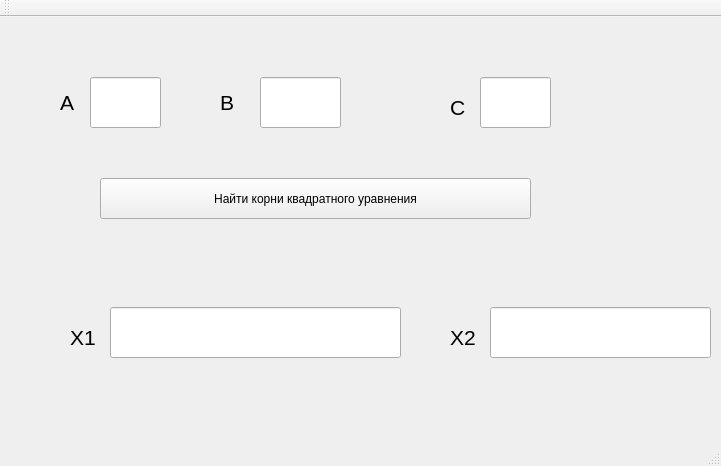
<?xml version="1.0" encoding="UTF-8"?>
<ui version="4.0">
 <class>MainWindow</class>
 <widget class="QMainWindow" name="MainWindow">
  <property name="geometry">
   <rect>
    <x>0</x>
    <y>0</y>
    <width>721</width>
    <height>466</height>
   </rect>
  </property>
  <property name="windowTitle">
   <string>Квадратное уравнение</string>
  </property>
  <widget class="QWidget" name="centralWidget">
   <widget class="QLineEdit" name="lineEdit">
    <property name="geometry">
     <rect>
      <x>90</x>
      <y>60</y>
      <width>71</width>
      <height>51</height>
     </rect>
    </property>
    <property name="font">
     <font>
      <pointsize>16</pointsize>
     </font>
    </property>
   </widget>
   <widget class="QLabel" name="label">
    <property name="geometry">
     <rect>
      <x>60</x>
      <y>60</y>
      <width>51</width>
      <height>51</height>
     </rect>
    </property>
    <property name="font">
     <font>
      <pointsize>16</pointsize>
     </font>
    </property>
    <property name="text">
     <string>A</string>
    </property>
   </widget>
   <widget class="QLineEdit" name="lineEdit_2">
    <property name="geometry">
     <rect>
      <x>260</x>
      <y>60</y>
      <width>81</width>
      <height>51</height>
     </rect>
    </property>
    <property name="font">
     <font>
      <pointsize>16</pointsize>
     </font>
    </property>
   </widget>
   <widget class="QLineEdit" name="lineEdit_3">
    <property name="geometry">
     <rect>
      <x>480</x>
      <y>60</y>
      <width>71</width>
      <height>51</height>
     </rect>
    </property>
    <property name="font">
     <font>
      <pointsize>16</pointsize>
     </font>
    </property>
   </widget>
   <widget class="QLabel" name="label_2">
    <property name="geometry">
     <rect>
      <x>220</x>
      <y>60</y>
      <width>61</width>
      <height>51</height>
     </rect>
    </property>
    <property name="font">
     <font>
      <pointsize>16</pointsize>
     </font>
    </property>
    <property name="text">
     <string>B</string>
    </property>
   </widget>
   <widget class="QLabel" name="label_3">
    <property name="geometry">
     <rect>
      <x>450</x>
      <y>70</y>
      <width>51</width>
      <height>41</height>
     </rect>
    </property>
    <property name="font">
     <font>
      <pointsize>16</pointsize>
     </font>
    </property>
    <property name="text">
     <string>C</string>
    </property>
   </widget>
   <widget class="QPushButton" name="pushButton">
    <property name="geometry">
     <rect>
      <x>100</x>
      <y>161</y>
      <width>431</width>
      <height>41</height>
     </rect>
    </property>
    <property name="text">
     <string>Найти корни квадратного уравнения</string>
    </property>
   </widget>
   <widget class="QLineEdit" name="lineEdit_4">
    <property name="geometry">
     <rect>
      <x>110</x>
      <y>290</y>
      <width>291</width>
      <height>51</height>
     </rect>
    </property>
    <property name="font">
     <font>
      <pointsize>16</pointsize>
     </font>
    </property>
   </widget>
   <widget class="QLineEdit" name="lineEdit_5">
    <property name="geometry">
     <rect>
      <x>490</x>
      <y>290</y>
      <width>221</width>
      <height>51</height>
     </rect>
    </property>
    <property name="font">
     <font>
      <pointsize>16</pointsize>
     </font>
    </property>
   </widget>
   <widget class="QLabel" name="label_4">
    <property name="geometry">
     <rect>
      <x>70</x>
      <y>310</y>
      <width>51</width>
      <height>21</height>
     </rect>
    </property>
    <property name="font">
     <font>
      <pointsize>16</pointsize>
     </font>
    </property>
    <property name="text">
     <string>X1</string>
    </property>
   </widget>
   <widget class="QLabel" name="label_5">
    <property name="geometry">
     <rect>
      <x>450</x>
      <y>310</y>
      <width>51</width>
      <height>21</height>
     </rect>
    </property>
    <property name="font">
     <font>
      <pointsize>16</pointsize>
     </font>
    </property>
    <property name="text">
     <string>X2</string>
    </property>
   </widget>
  </widget>
  <widget class="QMenuBar" name="menuBar">
   <property name="geometry">
    <rect>
     <x>0</x>
     <y>0</y>
     <width>721</width>
     <height>21</height>
    </rect>
   </property>
  </widget>
  <widget class="QToolBar" name="mainToolBar">
   <attribute name="toolBarArea">
    <enum>TopToolBarArea</enum>
   </attribute>
   <attribute name="toolBarBreak">
    <bool>false</bool>
   </attribute>
  </widget>
  <widget class="QStatusBar" name="statusBar"/>
 </widget>
 <layoutdefault spacing="6" margin="11"/>
 <resources/>
 <connections/>
</ui>
